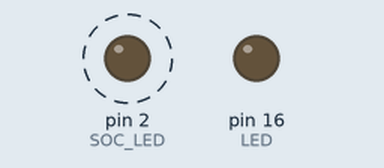
The sketch below on a simulated Arduino Uno, built with avr-gcc and run on an emulated ATmega328P. Parts: output pins drawn as LEDs (lit = HIGH). Dashed ring = blinking.

Above: at 0.5 s.
At 3.5 s:
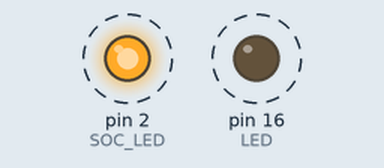
Timing chart, 0 to 4.6 s (numbered marks = the images above):
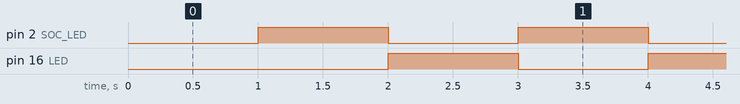

The sketch:

2_LED_Blink.ino
```cpp
#define SOC_LED 2
#define LED 16
void setup() {
  pinMode(SOC_LED, OUTPUT);
  pinMode(LED, OUTPUT);
}

void loop() {
  digitalWrite(SOC_LED, LOW);
  delay(1000);
  digitalWrite(SOC_LED, HIGH);
  digitalWrite(LED, LOW);
  delay(1000);
  digitalWrite(LED, HIGH);
}
```

Measured:
- by itself, pin 2 (SOC_LED), pin 16 (LED): alternates HIGH for 1.0 s and LOW for 1.0 s
- by itself, everything shown: repeats every 2.0 s, in 3 steps
